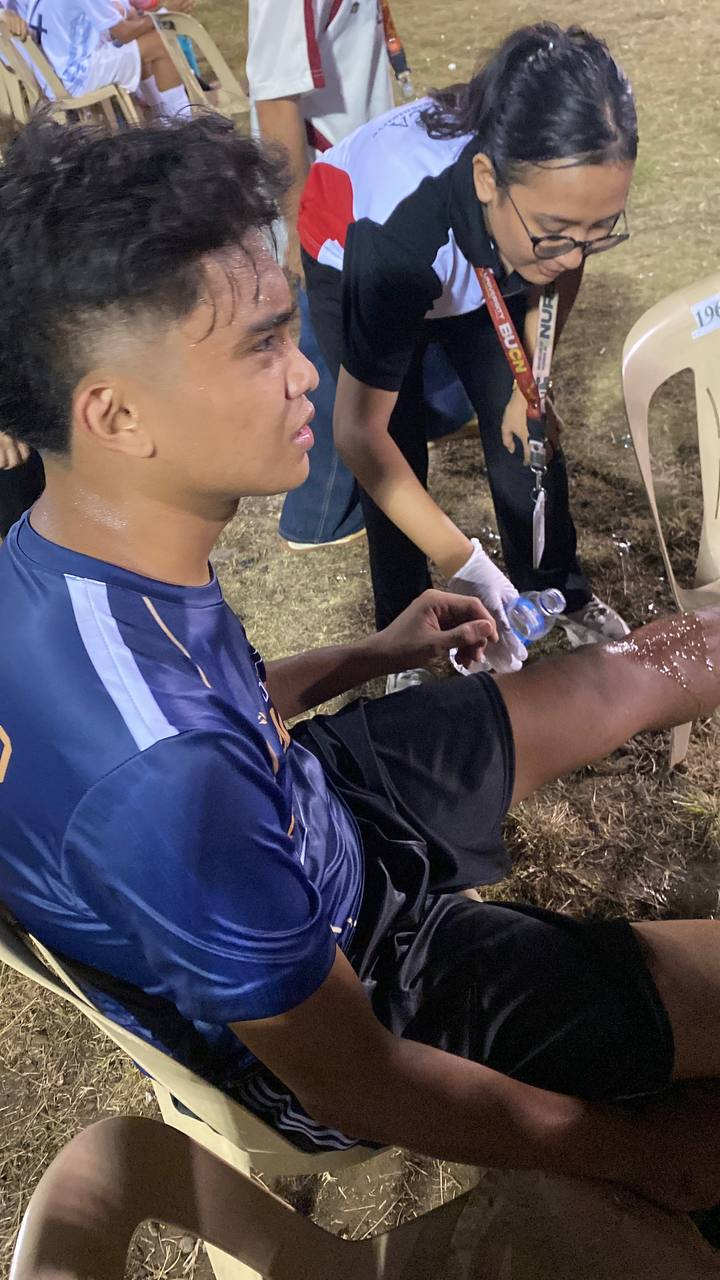
#> input picture CS-elective-3_computer-vision/assignment-5/original.jpg, 720 x 1280 px
$ jupyter execute CV_assignment_5.ipynb
#> lines starting #> are read from the running program, lines starting #| are printed output that depends on the picture; after the words box and inside, x2 and y2 are one past the last pixel; in counts of white or black regions, pixels touching at a corner belong together; long printed decimals are rounded
[cell 1]
import cv2
import numpy as np
import matplotlib.pyplot as plt
from google.colab import files

uploaded = files.upload()
#> the answer given: original.jpg
filename = list(uploaded.keys())[0]

image = cv2.imread(filename)
#> image is the input picture: shape (1280, 720, 3); mean B, G, R 83.9, 81.6, 91.7
image = cv2.cvtColor(image, cv2.COLOR_BGR2RGB)

plt.figure(figsize=(8,6))
plt.imshow(image)
plt.axis("off")
plt.show()

[cell 2]
gray = cv2.cvtColor(image, cv2.COLOR_RGB2GRAY)

plt.imshow(gray, cmap="gray")
plt.axis("off")
plt.show()

[cell 3]
print("Minimum intensity:", gray.min())
#| Minimum intensity: 0
print("Maximum intensity:", gray.max())
#| Maximum intensity: 255
print("Mean intensity:", gray.mean())
#| Mean intensity: 84.864

[cell 4]
y = 100
x = 100
print("Pixel intensity:", gray[y, x])
#| Pixel intensity: 147

[cell 5]
brighter = cv2.add(gray, 20)
darker = cv2.subtract(gray, 200)

plt.figure(figsize=(15,5))
plt.subplot(1,3,1); plt.imshow(gray, cmap="gray"); plt.title("Original"); plt.axis("off")
plt.subplot(1,3,2); plt.imshow(brighter, cmap="gray"); plt.title("Brighter"); plt.axis("off")
plt.subplot(1,3,3); plt.imshow(darker, cmap="gray"); plt.title("Darker"); plt.axis("off")
plt.show()

[cell 6]
contrast = cv2.convertScaleAbs(gray, alpha=1.8, beta=0)
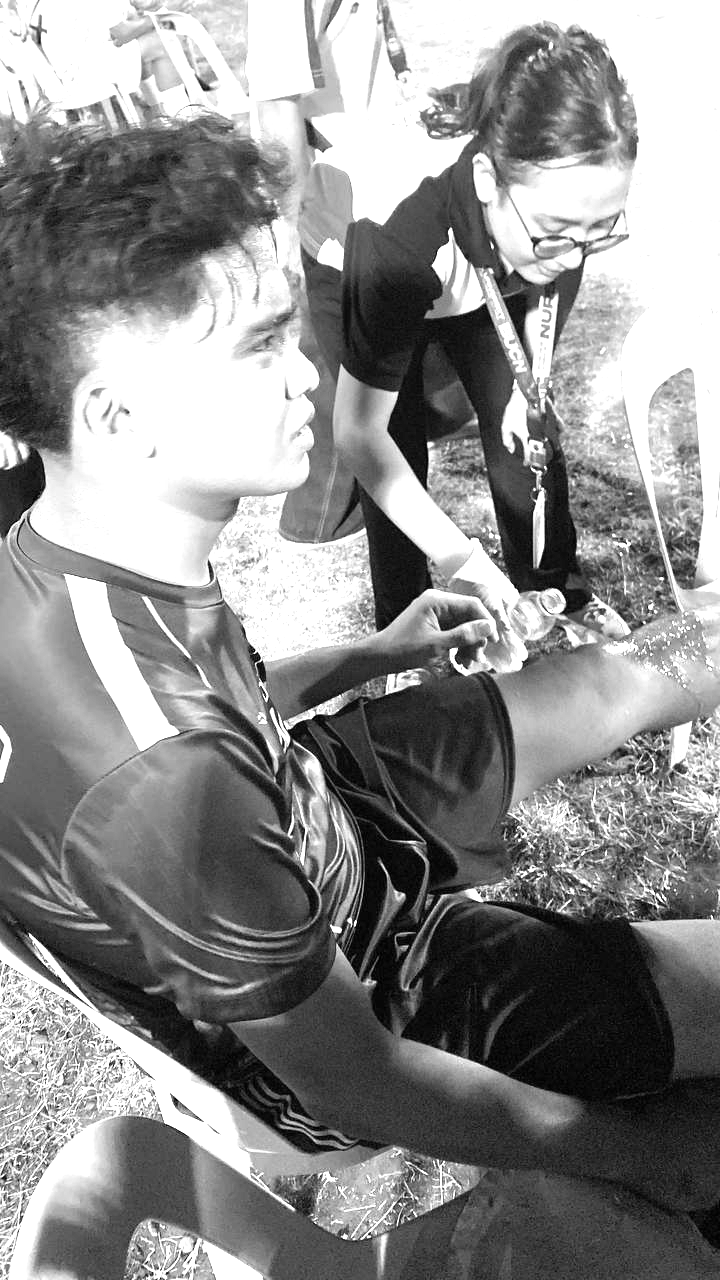
#> contrast: shape (1280, 720); min 0, max 255, mean 140.1

plt.figure(figsize=(12,5))
plt.subplot(1,2,1); plt.imshow(gray, cmap="gray"); plt.title("Original"); plt.axis("off")
plt.subplot(1,2,2); plt.imshow(contrast, cmap="gray"); plt.title("Higher Contrast"); plt.axis("off")
plt.show()

[cell 7]
negative = 255 - gray
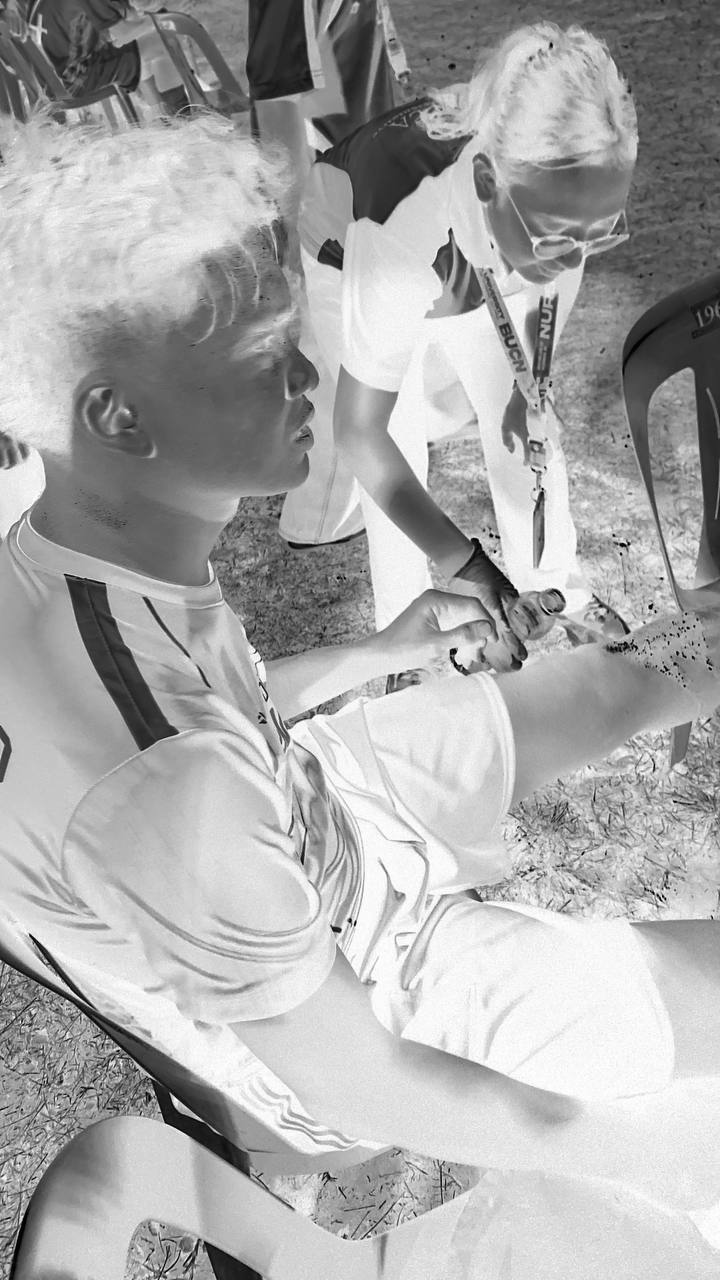
#> negative: shape (1280, 720); min 0, max 255, mean 170.1

plt.figure(figsize=(12,5))
plt.subplot(1,2,1); plt.imshow(gray, cmap="gray"); plt.title("Original"); plt.axis("off")
plt.subplot(1,2,2); plt.imshow(negative, cmap="gray"); plt.title("Negative"); plt.axis("off")
plt.show()

[cell 8]
y = 100
x = 100
original_value = gray[y, x]
#> original_value = 147
negative_value = negative[y, x]
#> negative_value = 108
print("Original:", original_value)
#| Original: 147
print("Negative:", negative_value)
#| Negative: 108

[cell 9]
threshold_value = 110

_, binary = cv2.threshold(
    gray, threshold_value, 255, cv2.THRESH_BINARY
)
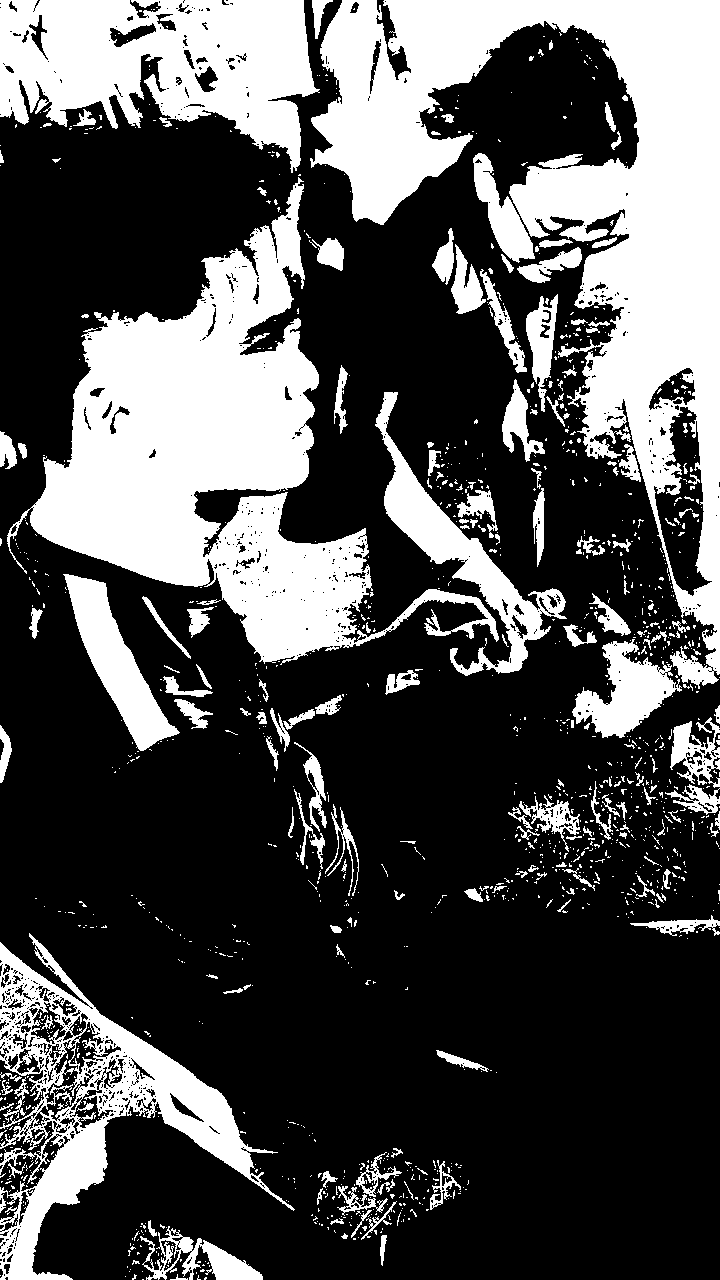
#> binary: shape (1280, 720); 31.3% white; 1383 white regions (1193 under 20 px), largest, box (x1, y1, x2, y2) and area: (310, 0, 720, 689) 90840, (7, 177, 499, 665) 77567, (0, 0, 320, 173) 33846

plt.figure(figsize=(12,5))
plt.subplot(1,2,1); plt.imshow(gray, cmap="gray"); plt.title("Grayscale"); plt.axis("off")
plt.subplot(1,2,2); plt.imshow(binary, cmap="gray"); plt.title("Binary"); plt.axis("off")
plt.show()

[cell 10]
gamma = 3.0

normalized = gray / 255.0
gamma_corrected = np.power(normalized, gamma)
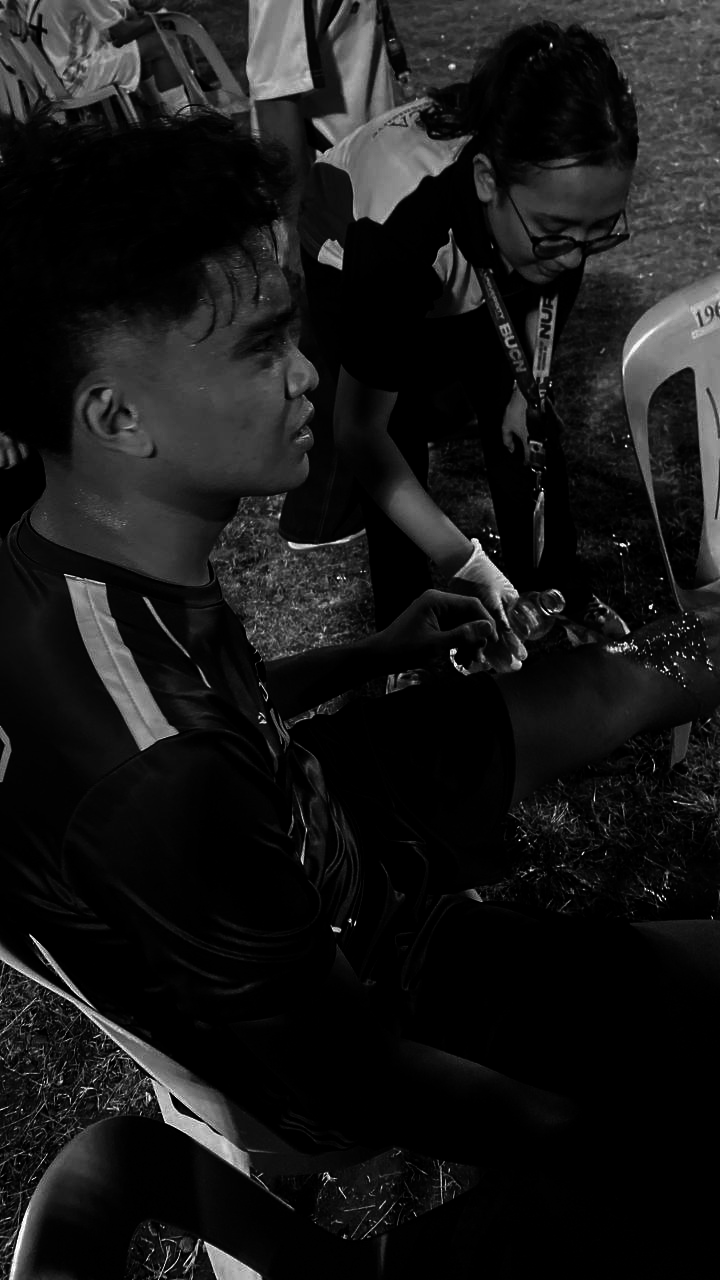
#> gamma_corrected: shape (1280, 720) float64; min 0, max 1, mean 0.0957
gamma_corrected = np.uint8(gamma_corrected * 255)

plt.figure(figsize=(12,5))
plt.subplot(1,2,1); plt.imshow(gray, cmap="gray"); plt.title("Original"); plt.axis("off")
plt.subplot(1,2,2); plt.imshow(gamma_corrected, cmap="gray"); plt.title("Gamma Corrected"); plt.axis("off")
plt.show()
